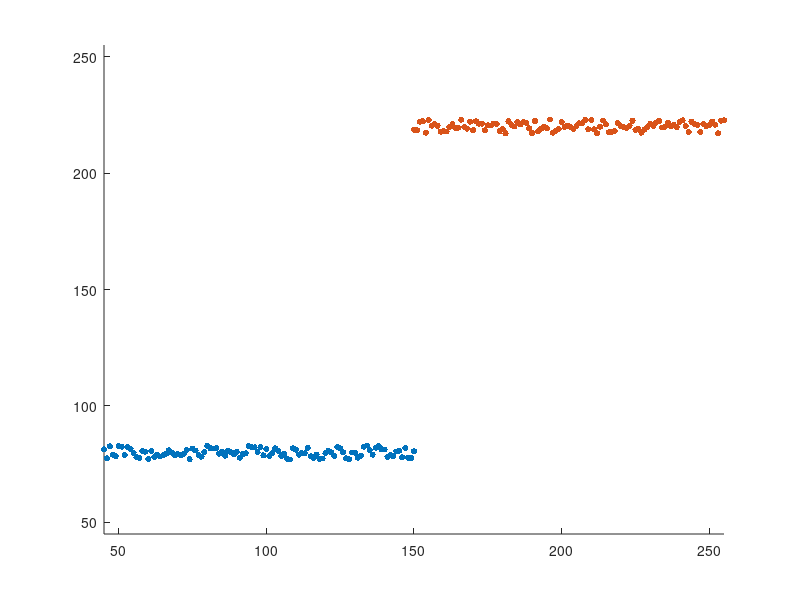

This figure's MATLAB source: (Note: this script raises an error after producing the figure.)
%%% Code for generating schematic plots
xmax = 300;
cmax = xmax/2;
buffer = 0;
cog1 = buffer:(cmax-buffer/2);
cog2 = (cmax+buffer/2):(xmax-buffer);
%% Inseparable
yval1 = 80;
noiselevel = 3;
mot1 = yval1*ones(1,length(cog1));
temp = linspace((-1*noiselevel),noiselevel,length(mot1));
noise = randsample(temp,length(mot1));
motnoise1 = mot1+noise;

yval2 = 220;
mot2 = yval2*ones(1,length(cog2));
noise = randsample(temp,length(mot1));
motnoise2 = mot2+noise;

axlim = [45 255];

figure()
scatter(cog1,motnoise1,20,'black','filled'); hold on;
scatter(cog2,motnoise2,20,'black','filled')
xlim(axlim)
ylim(axlim)
ax = gca;
ax.TickDir = 'out';
xlabel('Cognitive neural dimension')
ylabel('Motor neural dimension')
title('Inseparable')
%% Separable and independent
temp = linspace(50,250,length(mot1));
mot1 = randsample(temp,length(mot1));

mot2 = randsample(temp,length(mot2));

figure()
scatter(cog1,mot1,20,'black','filled'); hold on;
scatter(cog2,mot2,20,'black','filled')
xlim(axlim)
ylim(axlim)
ax = gca;
ax.TickDir = 'out';
xlabel('Cognitive neural dimension')
ylabel('Motor neural dimension')
title('Separable and independent')
%%
clearvars -except xmax cmax buffer cog1 cog2 axlim
%% Separable but dependent
yval1 = 80;
dependlevel = 0.6;
dependmots = floor(dependlevel*(length(cog1)));
randmots = length(cog1)-dependmots;
noiselevel = 9;

emb1 = yval1*ones(1,dependmots);
temp = linspace((-1*noiselevel),noiselevel, length(emb1));
dep = randsample(temp,dependmots);
dep1 = emb1+dep;
emb1 = yval1*ones(1,randmots);
temp = linspace(-80,175,length(emb1));
noise = randsample(temp,randmots);
noise1 = emb1+noise;
mot1 = [dep1, noise1]; mot1 = randsample(mot1,length(mot1));

yval2 = 220;
emb2 = yval2*ones(1,dependmots);
temp = linspace((-1*noiselevel),noiselevel,length(emb2));
dep = randsample(temp,dependmots);
dep2 = emb2+dep;
emb2 = yval1*ones(1,randmots);
temp = linspace(-80,175,length(emb2));
noise = randsample(temp,randmots);
noise2 = emb2+noise;
mot2 = [dep2, noise2]; mot2 = randsample(mot2,length(mot2));


axlim = [45 255];

figure()
scatter(cog1,mot1,20,'black','filled'); hold on;
scatter(cog2,mot2,20,'black','filled')
xlim(axlim)
ylim(axlim)
ax = gca;
ax.TickDir = 'out';
xlabel('Cognitive neural dimension')
ylabel('Motor neural dimension')
title('Separable but dependent')